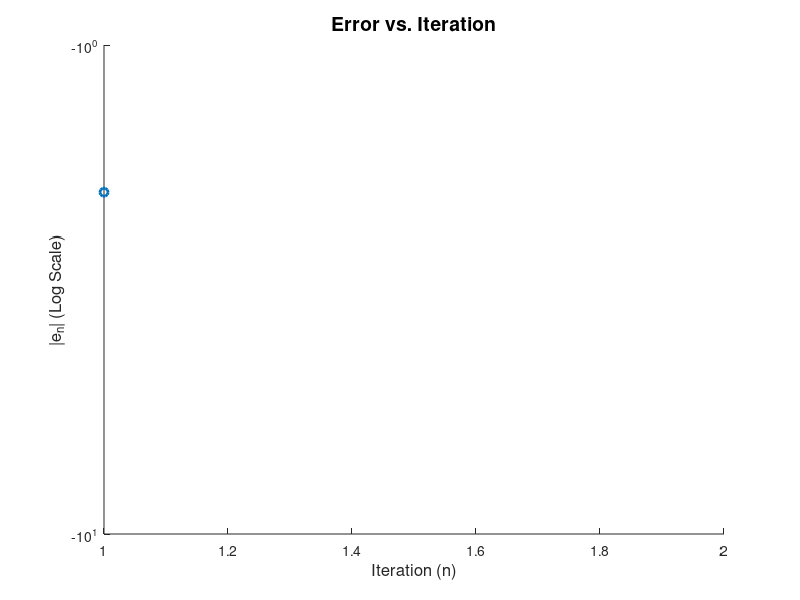

MATLAB code for this plot:
function [] = H01_Q01()
% Name of Function: HW1_Q01
%
% Description: 
% This function serves as the main script for user input to approximate the square 
% root of a given number using an iterative method. It collects input values from 
% the user for the number `a`, initial guess `x1`, error tolerance `epsilon`, and 
% the maximum number of iterations `nMax`. It then calls the `sqrRoot` function to 
% perform the square root approximation.
%
% Input:
%   None (inputs are collected interactively from the user via the command line).
%
% Output:
%   None (results are printed via the `sqrRoot` function).
%
% Local Variables:
%   a       - The number for which the square root is to be approximated (scalar).
%   x1      - The initial guess for the square root (scalar).
%   epsilon - The tolerance level for error (scalar).
%   nMax    - The maximum number of iterations allowed (integer).
% - - - - - - - - - - - - - - - - - - - - - - - - - - - - - - - - - - - - -
    a = input('Enter the value for a: ');
    x1 = input('Enter the value for x1: ');
    epsilon = input('Enter the value for epsilon: ');
    nMax = input('Enter the value for nMax: ');

    sqrRoot(a,x1,epsilon,nMax);

end


function [] = sqrRoot(a, x1, epsilon, nMax)
% - - - - - - - - - - - - - - - - - - - - - - - - - - - - - - - - - - - - -
% Name of Function: sqrRoot
%
% Description: 
% This function approximates the square root of a number `a` using an iterative 
% method based on the Babylonian method (also known as Newton's method for square roots). 
% The approximation converges until the error between consecutive approximations is less 
% than the tolerance `epsilon` or the maximum number of iterations `nMax` is reached.
%
% Input:
%   a       - The number for which the square root is to be approximated (scalar).
%   x1      - The initial guess for the square root (scalar).
%   epsilon - The tolerance level for error (scalar).
%   nMax    - The maximum number of iterations allowed (integer).
%
% Output:
%   None (results are printed to the console).
%
% Local Variables:
%   n           - The iteration counter (integer).
%   x(n)        - The approximation of the square root at each step (vector).
%   afErrorEst  - The estimated error at each iteration (vector).
%
% Example Call:
%   sqrRoot(16, 1, 0.0001, 100);
% - - - - - - - - - - - - - - - - - - - - - - - - - - - - - - - - - - - - -
% Initialization of iteration counter and error estimate
    n = 1;
    x(1) = x1;
    afErrorEst(1) = inf;
    
    % Iteration loop: continue until error is less than epsilon or max iterations reached
    while afErrorEst(n) > epsilon && n < nMax
        % Update approximation using the Babylonian method
        x(n+1) = (0.5) * (x(n) + a/x(n));
        
        % Calculate error estimate
        afErrorEst(n+1) = abs(x(n+1) - x(n));
        
        % Increment iteration counter
        n = n + 1;
        
        % Print current iteration's results
        fprintf('For n = %d, x(%d) = %0.2f and |eHat(%d)| = %0.2e\n', n, n, x(n), n, afErrorEst(n));
    end
    
    %{
    % Check for convergence and print final results
    if afErrorEst(n) < epsilon
        fprintf('An approx of the square root of %0.2f is %0.2f\n', a, x(n));
    else
        fprintf('Max iterations reached\n');
    end
    %}
    % Print input values for reference
    % fprintf('%0.2f - %0.2f - %0.2f - %0.2f\n', a, x1, epsilon, nMax);
        % Plot 1: Approximation (x_n) vs iteration number (n) alongside true sqrt(a)
    %{
    figure(1); % Create a new figure for the first plot
    hold on;
    plot(1:n, x(1:n), '-o', 'DisplayName', 'x_n Approximation');  % Plot approximation with markers
    yline(sqrt(a), '-','LineWidth', 1.5, 'DisplayName', 'True sqrt(a)');
    xlabel('Iteration number (n)');
    ylabel('Value of sqrt approximation');
    legend('show');
    title('Approximation of sqrt(a) vs Iteration number');
    hold off;
    %}
    figure(1); % Create a new figure for the first plot
    hold on;
    semilogy(1:length(afErrorEst), -flip(afErrorEst), '-o', 'LineWidth', 2);
    xlabel('Iteration (n)', 'FontSize', 12);
    ylabel('|e_n| (Log Scale)', 'FontSize', 12);
    title('Error vs. Iteration', 'FontSize', 14);
    hold off;

end


% ---------------
% git activated |
% ---------------